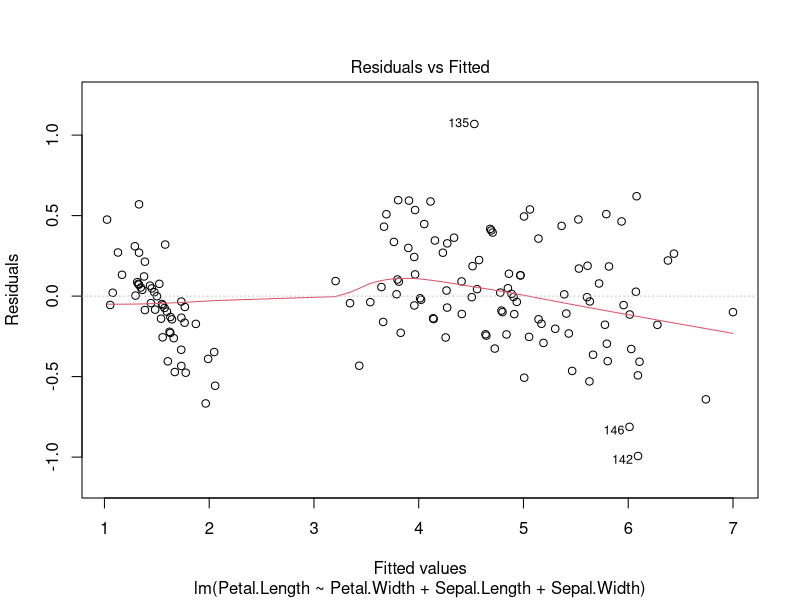
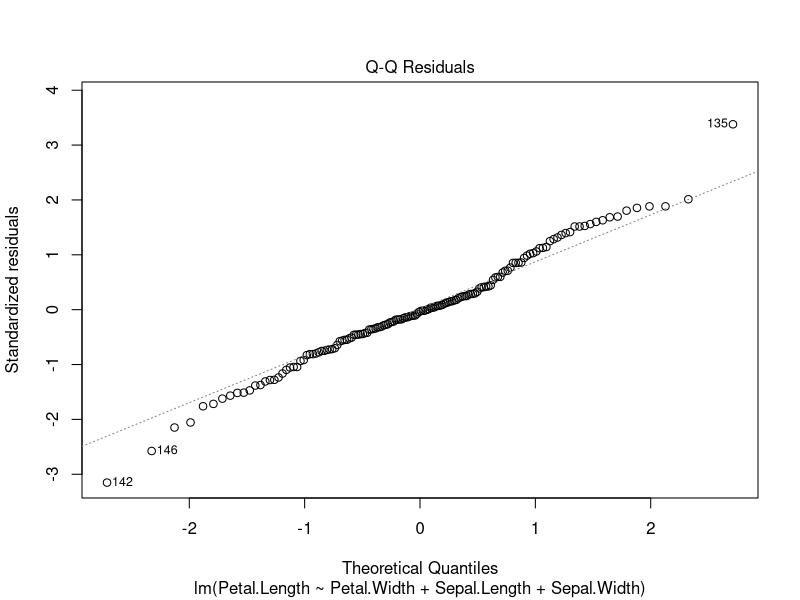
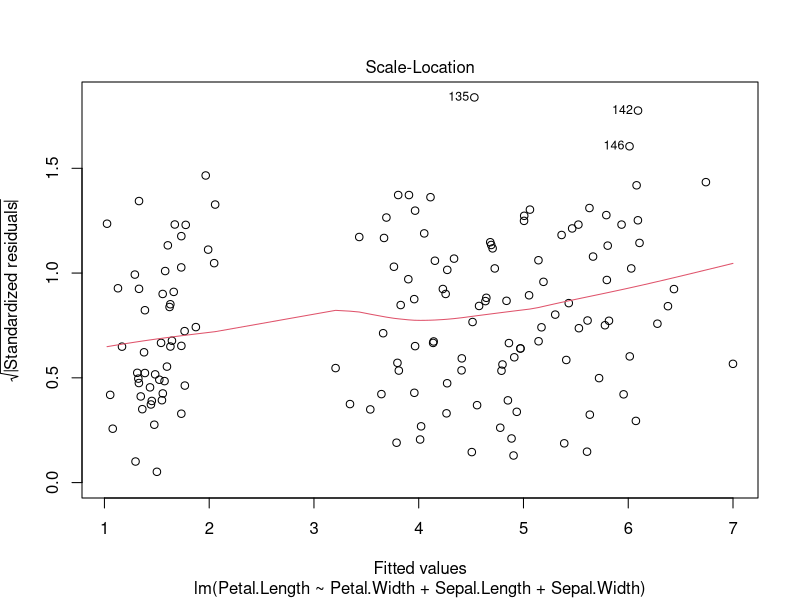
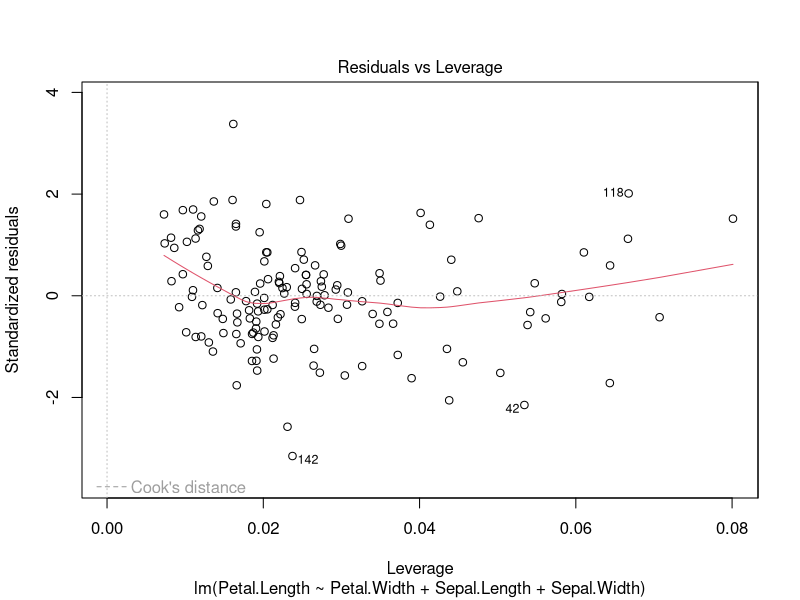
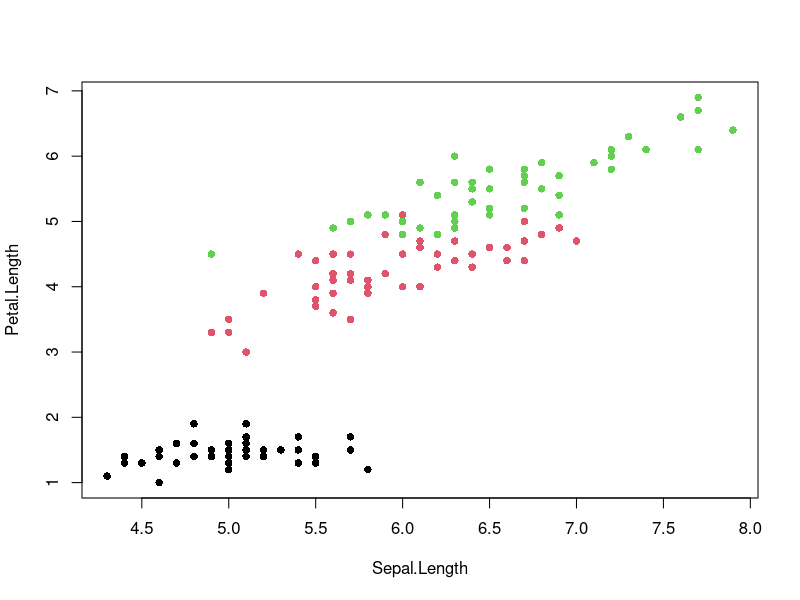
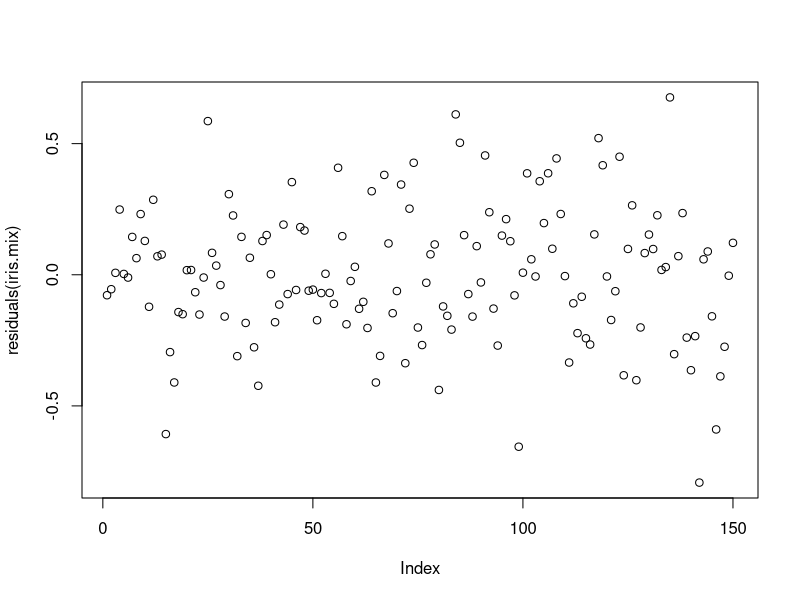
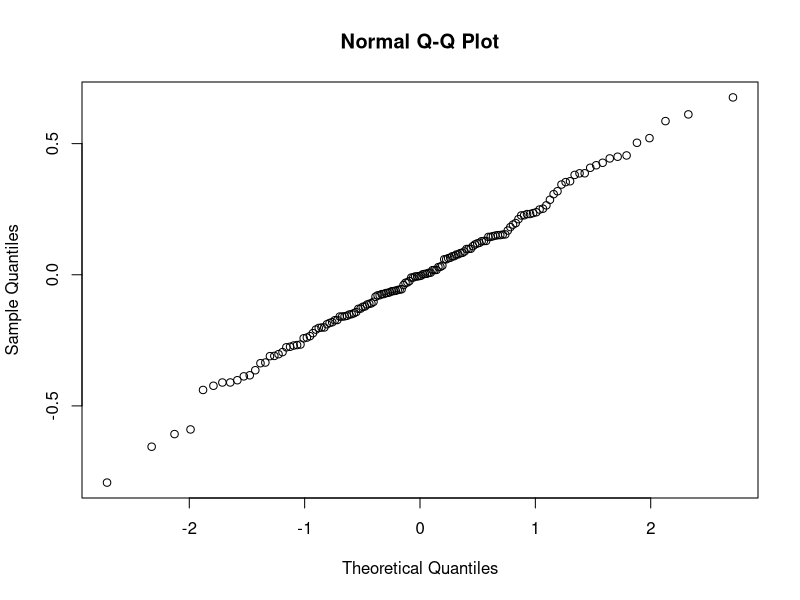

Recreate these plots in R, in order. (Note: this script raises an error after producing the figures.)
#################################################
###Linear modelling refresher and mixed models###
#################################################

data(iris)

#linear model 
#look at petal length as a function of other measurements

mod1 <- lm(Petal.Length ~ Petal.Width + Sepal.Length +Sepal.Width, data=iris)
summary(mod1)
plot(mod1)

mod2 <- lm(Petal.Length ~ Petal.Width + Sepal.Length, data=iris)
summary(mod2)

#compare models
anova(mod1, mod2) #difference between model performance is significantly different so stick with more complex model

plot(Petal.Length ~ Sepal.Length, data=iris, col=Species, pch=16)

##Mixed effects models##
#install.packages('lme4')
library(lme4)

#fit model using maximum likelihood
iris.mix <- lmer(Petal.Length ~ Petal.Width + Sepal.Length + Sepal.Width + (1|Species), REML=FALSE, data=iris)
summary(iris.mix)

#residual plots
plot(residuals(iris.mix))
qqnorm(residuals(iris.mix))



####Nested or crossed random effects####
#Nested
data(oats, package='MASS') #load oats data from the package MASS
str(oats)

#change column names for ease of understanding
colnames(oats) <- c('Batch', 'Variety', 'Nitrogen', 'Yield')

#use head() and tail() can see there are multiple varieties within each batch therefore variety is NESTED in batch
#we want to see how nitrogen affects yield N.B. this is a mixed model but not regression

mod.oats1 <- lmer(Yield ~ Nitrogen + (1|Batch/Variety), REML=FALSE, data=oats)
summary(mod.oats1)


##Crossed random effects (a prioiri knowledge suggests this is wrong)
mod.oats2 <- lmer(Yield ~ Nitrogen + (1|Batch) + (1|Variety), REML=FALSE, data=oats)
summary(mod.oats2)

###Test random effects structure using reduced maximum likelihood
oats.nest <- lmer(Yield ~ 1 + (1|Batch/Variety), data=oats)
summary(oats.nest)
summary(oats.nest)$AIC #REML criterion = 582.2

oats.cross <- lmer(Yield ~ 1 + (1|Batch) + (1|Variety), data=oats) 
summary(oats.cross) #REML criterion = 661.9

#nested structure has lower AIC so use this RE structure


rm(list=ls())

#############################
###Mixed models using nlme###
#############################
install.packages('nlme')
library(nlme)

#iris mixed model
data(iris)

iris.lme <- lme(Petal.Length ~ Petal.Width + Sepal.Length + Sepal.Width, random = ~ 1|Species, data=iris)
summary(iris.lme) #look, there's p values!

#Nested
data(oats, package='MASS')
colnames(oats) <- c('Batch', 'Variety', 'Nitrogen', 'Yield')

oats.lme1 <- lme(Yield ~ Nitrogen, random = ~ 1|Batch/Variety, data=oats)
summary(oats.lme1) #note nlme reports SD instead of variances

#Crossed
#It's awkward to fit crossed random effects in lme, I just wouldn't do it
